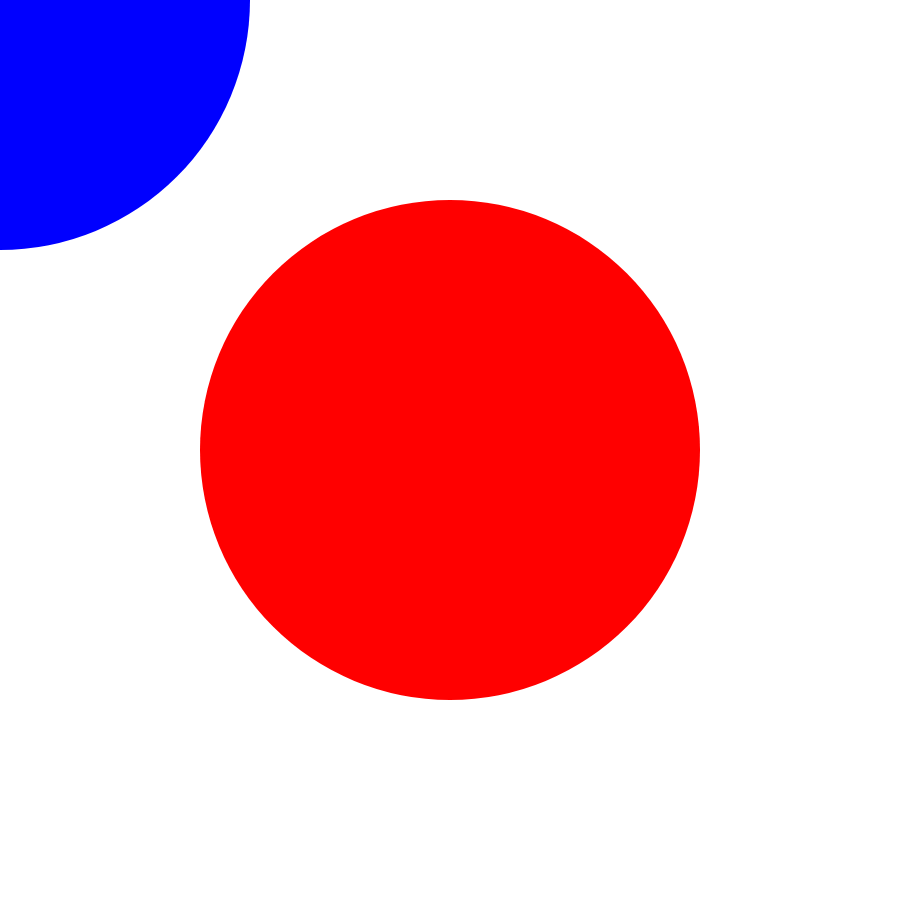
Frame 1 (no input)
Frame 60 (no input): identical to frame 1, image omitted
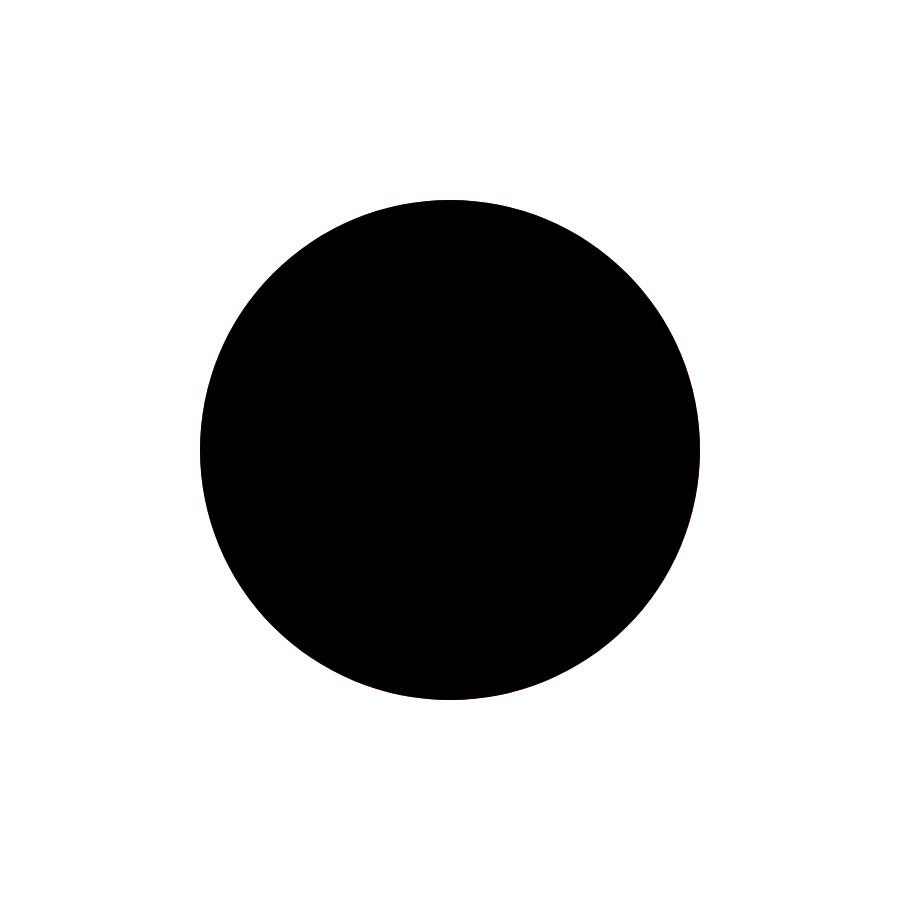
Frame 120 (the mouse pressed at the canvas centre since frame 60)

The p5.js sketch that drew these frames (run headless with seeded random() and noise() and a simulated clock; from frame 60 on, the mouse is pressed at the canvas centre):

// p5.js sketch
// ── sketch.js
function setup() {
  createCanvas(900, 900);
  noStroke();
  noCursor();
}

function draw() {

  blendMode(BLEND);
  background("white");

  fill("red");
  ellipse(width / 2, height / 2, 500, 500);

  blendMode(MULTIPLY);
  fill("blue");
  ellipse(mouseX, mouseY, 500, 500);
}
